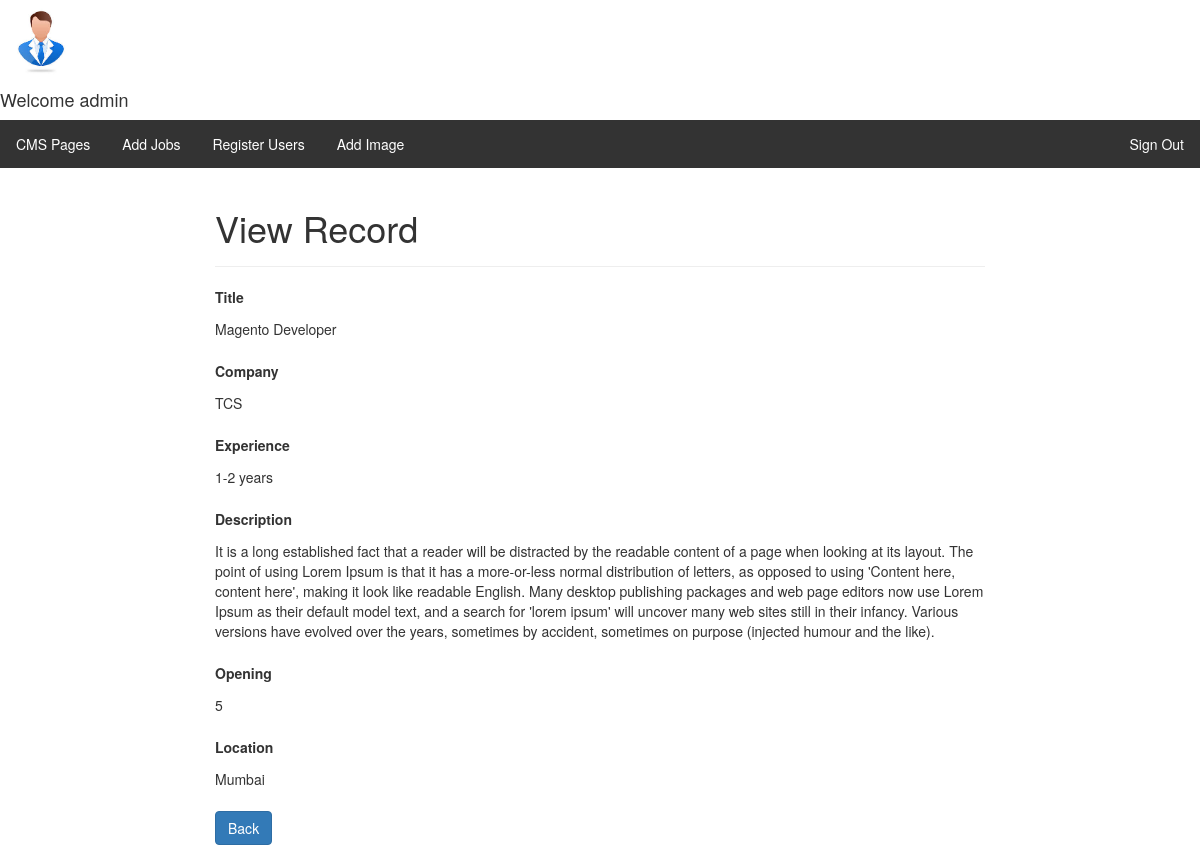
/admin/readjobs.php?id=1 (signed in), run on the app's committed database.
### tables this page shows
CREATE TABLE `jobs` (
  `id` int(11) NOT NULL,
  `title` varchar(500) NOT NULL,
  `company` varchar(500) NOT NULL,
  `experience` varchar(500) NOT NULL,
  `description` text NOT NULL,
  `opening` varchar(500) NOT NULL,
  `image` varchar(500) NOT NULL,
  `location` varchar(500) NOT NULL,
  `createdat` timestamp NOT NULL DEFAULT current_timestamp() ON UPDATE current_timestamp()
);

### admin/include/session.php (called while the page is built, shortened)
<?php
   include('include\config.php');
   $user_check = $_SESSION['admin_user'];
   $ses_sql = mysqli_query($con,"select admin_user from admin where admin_user = '$user_check' ");
   $row = mysqli_fetch_array($ses_sql,MYSQLI_ASSOC);
   $login_session = $row['admin_user'];
?>

### admin/readjobs.php (the view, shortened to what this page needs)
<?php
include("include\session.php");
if(isset($_GET["id"]) && !empty(trim($_GET["id"]))){
    require_once "include\config.php";
    $sql = "SELECT * FROM jobs WHERE id = ?";
    if($stmt = mysqli_prepare($con, $sql)){
        mysqli_stmt_bind_param($stmt, "i", $param_id);
        if(mysqli_stmt_execute($stmt)){
            $result = mysqli_stmt_get_result($stmt);
            if(mysqli_num_rows($result) == 1){
                $row = mysqli_fetch_array($result, MYSQLI_ASSOC);
            } else{
                header("location: error.php");
                exit();
            }
        } else{
            echo "Oops! Something went wrong. Please try again later.";
        }
    }
} else{
    header("location: error.php");
    exit();
}
?>
<!DOCTYPE html>
<html lang="en">
<head>
     <link rel="stylesheet" href="asset\css\adminhome.css">
    <link rel="stylesheet" href="https://maxcdn.bootstrapcdn.com/bootstrap/3.3.7/css/bootstrap.css">
</head>
<body>
	<div class="imgcontainer">
            <img width ="80px" src="asset\image\avtarimage.jpg" alt="Avatar" class="avatar"><h4>Welcome <?php echo $login_session; ?></h4>
        </div>
  <?php include("header.php"); ?>
    <div class="wrapper">
        <div class="container-fluid">
            <div class="row">
                <div class="col-md-12">
                    <div class="page-header">
                        <h1>View Record</h1>
                    </div>
                    <div class="form-group">
                        <label>Title</label>
                        <p class="form-control-static"><?php echo $row["title"]; ?></p>
                    </div>
                    <div class="form-group">
                        <label>Company</label>
                        <p class="form-control-static"><?php echo $row["company"]; ?></p>
                    </div>
                    <div class="form-group">
                        <label>Experience</label>
                        <p class="form-control-static"><?php echo $row["experience"]; ?></p>
                    </div>
                    <div class="form-group">
                        <label>Description</label>
                        <p class="form-control-static"><?php echo $row["description"]; ?></p>
                    </div>
                    <div class="form-group">
                        <label>Opening</label>
                        <p class="form-control-static"><?php echo $row["opening"]; ?></p>
                    </div>
                    <div class="form-group">
                        <label>Location</label>
                        <p class="form-control-static"><?php echo $row["location"]; ?></p>
                    </div>
                    <p><a href="addjobs.php" class="btn btn-primary">Back</a></p>
                </div>
            </div>
        </div>
    </div>
</body>
</html>

### admin/readjobs.php (style rules this page uses)
.wrapper { width: 800px; margin: 0 auto; }

### data on the page
jobs: title "Magento Developer", company "TCS", experience "1-2 years", description "It is a long established fact that a reader will be distracted by the readable content of a page when looking at its layout. The point of using Lorem Ipsum is that it has a more-or-less normal distribution of letters, as opposed to using 'Content here, content here', making it look like readable English. Many desktop publishing packages and web page editors now use Lorem Ipsum as their default model text, and a search for 'lorem ipsum' will uncover many web sites still in their infancy. Various versions have evolved over the years, sometimes by accident, sometimes on purpose (injected humour and the like).", opening "5", location "Mumbai"

### other printed values
$login_session "admin"
